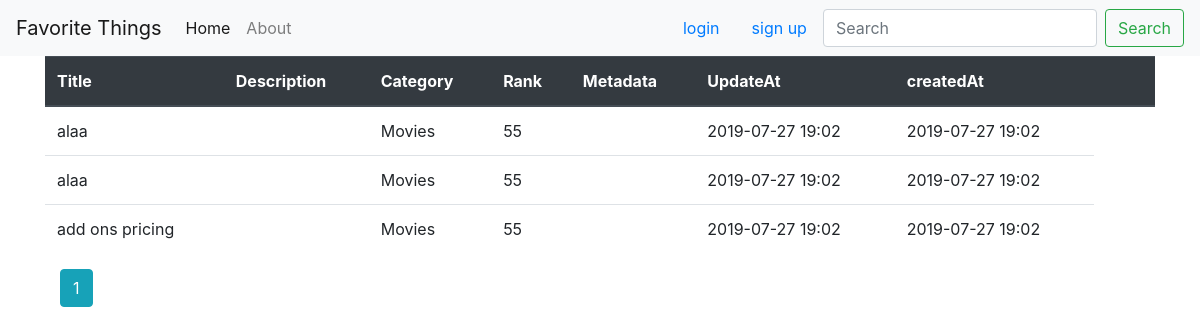
The page / on the database its author committed.
### favoriteThings/models.py (models this page shows, shortened)
class Favorites(db.Model):
    id=db.Column(db.Integer,primary_key=True)
    title=db.Column(db.String(20),nullable=False)
    description=db.Column(db.String(),nullable=True)
    createdAt=db.Column(db.DateTime,nullable=False)
    user_id = db.Column(db.Integer,db.ForeignKey('user.id'),nullable=False)
    updateAt = db.Column(db.DateTime,nullable=False,default=datetime.utcnow)
    meta_data= db.Column(db.String(),nullable=True)
    category = db.Column(db.Integer,db.ForeignKey('categories.id'),nullable=False)

class Categories(db.Model):
    id=db.Column(db.Integer,primary_key=True)
    name=db.Column(db.String(20),nullable=False)
    rate=db.Column(db.Integer,nullable=False)
    user_id = db.Column(db.Integer,db.ForeignKey('user.id'),nullable=False)
    favorites = db.relationship('Favorites',backref='group',lazy=True)

### favoriteThings/main/routes.py (the view)
@main.route('/')
def home():
    page = request.args.get('page',1,type=int)
    favorites = Favorites.query.order_by(Favorites.category.desc()).paginate(per_page=10,page=page)
    return render_template('home.html',favorites=favorites)

### favoriteThings/templates/home.html (shortened to what this page needs)
{% extends "index.html"%}
{% block content%}
    <table class="table">
            <thead class="thead-dark">
              <tr>
                <th>Title</th>
                <th>Description</th>
                <th>Category</th>
                <th>Rank</th>
                <th>Metadata</th>
                <th>UpdateAt</th>
                <th>createdAt</th>
                <th></th>
                <th></th>
              </tr>
            </thead>
            <tbody>
              {% for favorite in favorites.items%}
                <tr>
                    <td>{{favorite.title}}</td>
                    <td>{{favorite.description}}</td>
                    <td>{{favorite.group.name}}</td>
                    <td>{{favorite.group.rate}}</td>
                    <td>{{favorite.meta_data}}</td>
                    <td>{{favorite.updateAt.strftime('%Y-%m-%d %H:%M')}}</td>
                    <td>{{favorite.createdAt.strftime('%Y-%m-%d %H:%M')}}</td>
                </tr>
                {%endfor%}
              </tbody>
            </table>
            <div class=container>
            {%for page_num in favorites.iter_pages(left_edge=1,right_edge=1,left_current=1,right_current=2)%}
            {% if page_num %}
            {% if favorites.page == page_num %}
            <a class="btn btn-info mb-4" href="{{url_for('main.home',page=page_num)}}">{{page_num}}</a>
            {%else%}
            <a class="btn btn-outline-info mb-4" href="{{url_for('main.home',page=page_num)}}">{{page_num}}</a>
            {%endif%}
            {%else%}
            ....
            {%endif%}
            {%endfor%}
          </div>
    {% endblock %}

### favoriteThings/templates/index.html (shortened to what this page needs)
<!DOCTYPE html>
<html lang="en">
<head>
  <link rel="stylesheet" href="https://maxcdn.bootstrapcdn.com/bootstrap/4.3.1/css/bootstrap.min.css">
  <link rel="stylesheet" href="https://stackpath.bootstrapcdn.com/font-awesome/4.7.0/css/font-awesome.min.css">
</head>
<body>
    <nav class="navbar navbar-expand-lg navbar-light bg-light">
        <a class="navbar-brand" href="{{url_for('main.home')}}">Favorite Things</a>
        <div class="collapse navbar-collapse" id="navbarSupportedContent">
          <ul class="navbar-nav mr-auto">
            <li class="nav-item active">
              <a class="nav-link" href="{{url_for('main.home')}}">Home <span class="sr-only">(current)</span></a>
            </li>
            <li class="nav-item">
              <a class="nav-link" href="{{url_for('main.about')}}">About</a>
            </li>
          </ul>
          {% if current_user.is_authenticated %}
          <a class="nav-link" href="{{url_for('users.logout')}}">logout</a>
          <a class="nav-link btn-primary btn-sm" href="{{url_for('favorites.create')}}">create</a>
          {%else%}
            <a class="nav-link" href="{{url_for('users.login')}}">login</a>
            <a class="nav-link" href="{{url_for('users.register')}}">sign up</a>
          {%endif%}
          <form class="form-inline my-2 my-lg-0">
            <input class="form-control mr-sm-2" type="search" placeholder="Search" aria-label="Search">
            <button class="btn btn-outline-success my-2 my-sm-0" type="submit">Search</button>
          </form>
        </div>
      </nav>
      <div class="container">
      {% block content%} {% endblock %}
  </div>
</body>
</html>

### rows shown on the page
Favorites: title "alaa", group.name "Movies", group.rate "55", updateAt "2019-07-27 19:02", createdAt "2019-07-27 19:02"
Favorites: title "alaa", group.name "Movies", group.rate "55", updateAt "2019-07-27 19:02", createdAt "2019-07-27 19:02"
Favorites: title "add ons pricing", group.name "Movies", group.rate "55", updateAt "2019-07-27 19:02", createdAt "2019-07-27 19:02"

### other values the page prints
{{ page_num }} "1"
